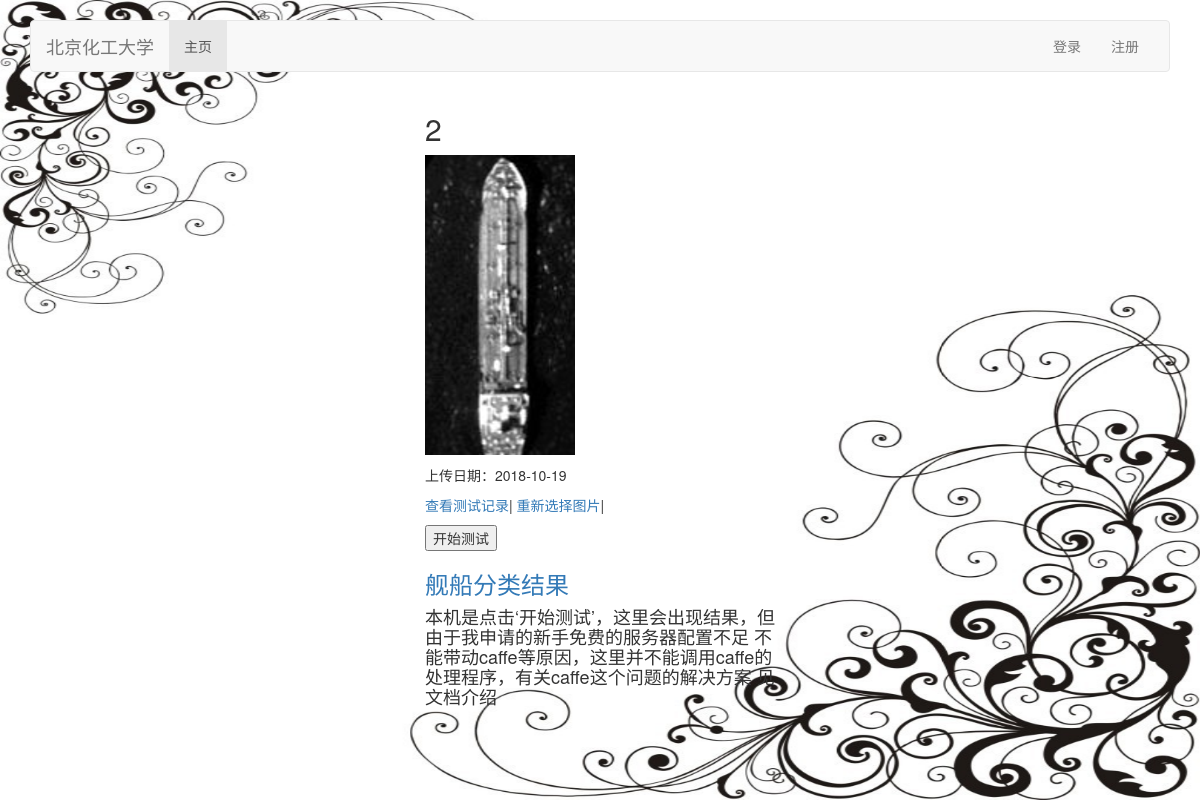
Page /pic/2/ on the committed database.
### pic_upload/models.py (models this page shows, shortened)
class Picture(models.Model):
    title = models.CharField("标题",max_length=100,blank=True,default='')
    image = models.ImageField("图片",upload_to="mypictures",blank=True)
    style = models.CharField("类别",max_length=100,blank=True,default='')
    date=models.DateField(default=date.today)

### pic_upload/views.py (the view)
# urls.py: re_path(r'^pic/(?P<pk>\d+)/$',views.PicDetail.as_view(),name='pic_detail'),
class PicDetail(DetailView):
    model = Picture

### pic_upload/templates/pic_upload/picture_detail.html (shortened to what this page needs)
{% extends 'base.html' %}
{% load staticfiles %}
{% block css %}<link href="{% static 'css/picture_upload.css' %}" rel="stylesheet"/>{% endblock %}
{% block content %}
        <div class="col-md-4 col-md-offset-4">
              <div class="form-group">
               <h2>{{ picture.title }}</h2>
                   {% if picture.image %}
                  <p><img src="{{ picture.image.url }}"/></p>
                   {% endif %}
               <p>上传日期：{{ picture.date|date:"Y-m-j" }}</p>
               <p><a href="{% url 'pic_upload:pic_list' %}">查看测试记录</a>|
               <a href="{% url 'pic_upload:pic_upload'%}">重新选择图片</a>|
               <form action="/pic_upload" method="post">
               <input type="submit" value="开始测试">
                    <h3><a >舰船分类结果</a></h3>
               <h4>本机是点击‘开始测试’，这里会出现结果，但由于我申请的新手免费的服务器配置不足
                   不能带动caffe等原因，这里并不能调用caffe的处理程序，有关caffe这个问题的解决方案
                   见文档介绍</h4>
               </form>
              </div>
        </div>
{% endblock %}

### rows in the picture
Picture: title "2", image (picture), date "2018-10-19"
